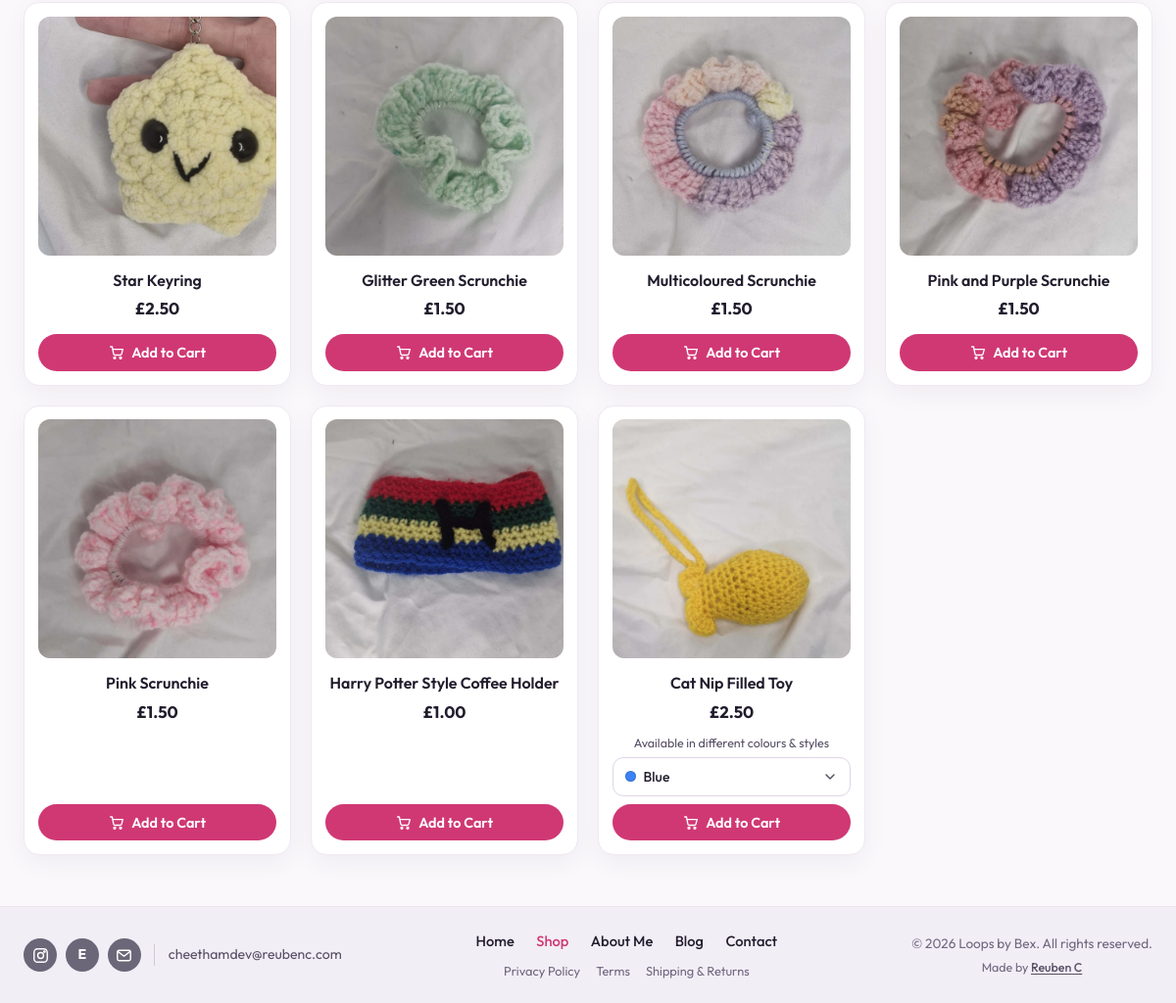
The page /shop (lower part) on the database as committed earlier.
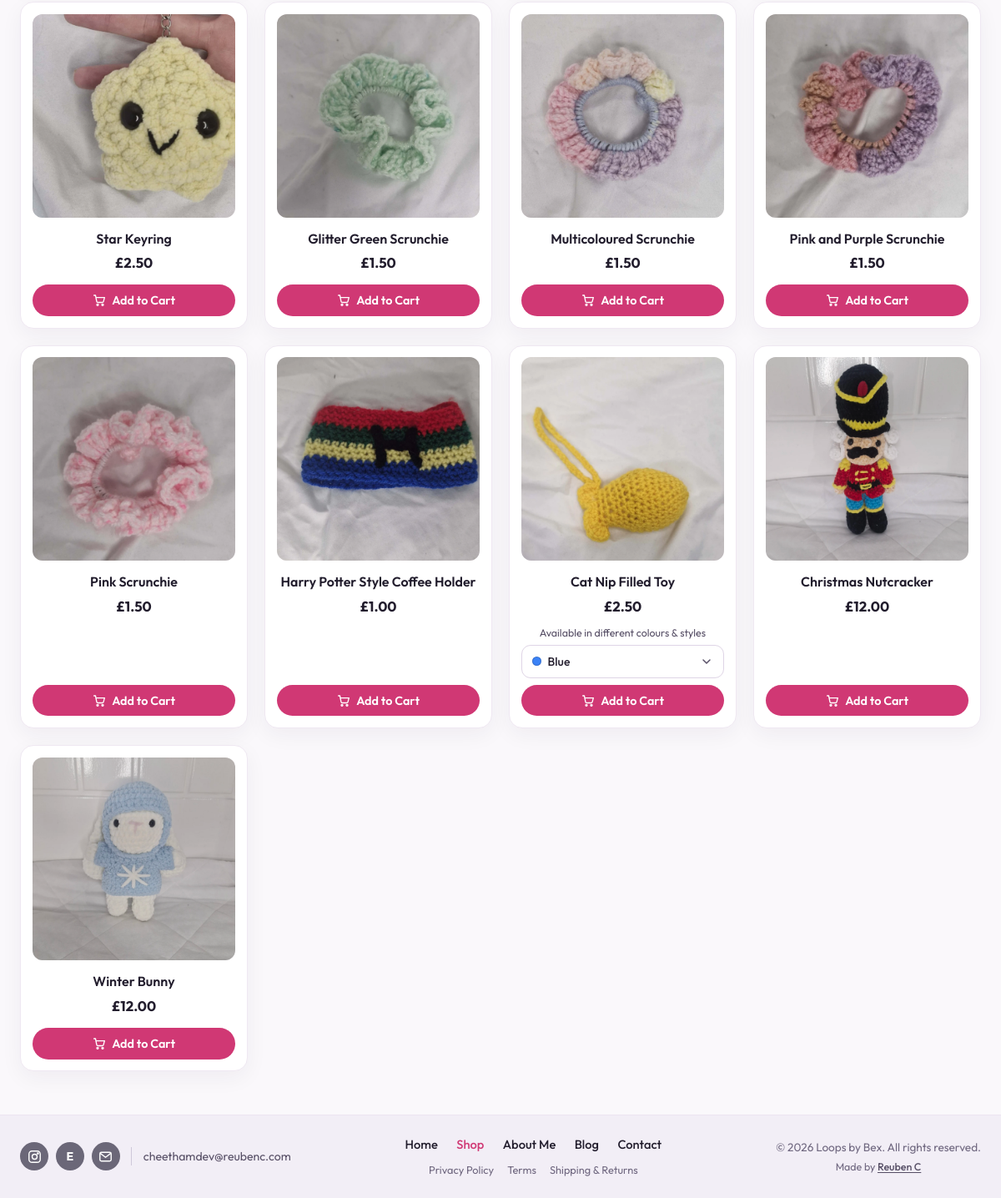
The same page on the database as committed later.
### tables this page shows
CREATE TABLE IF NOT EXISTS products (
    id INT UNSIGNED AUTO_INCREMENT PRIMARY KEY,
    slug VARCHAR(120) NOT NULL,
    name VARCHAR(160) NOT NULL,
    category VARCHAR(80) NOT NULL DEFAULT 'Plushies',
    short_description VARCHAR(255) NOT NULL DEFAULT '',
    description TEXT NOT NULL,
    price_pence INT UNSIGNED NOT NULL DEFAULT 0,
    image_path VARCHAR(255) NOT NULL,
    side_image_path VARCHAR(255) NOT NULL DEFAULT '',
    stock_qty INT UNSIGNED NOT NULL DEFAULT 1,
    is_featured_main TINYINT(1) NOT NULL DEFAULT 0,
    is_featured_sidebar TINYINT(1) NOT NULL DEFAULT 0,
    is_active TINYINT(1) NOT NULL DEFAULT 1,
    sort_order INT UNSIGNED NOT NULL DEFAULT 0,
    created_at TIMESTAMP NOT NULL DEFAULT CURRENT_TIMESTAMP,
    UNIQUE KEY uq_products_slug (slug),
    KEY idx_products_active_sort (is_active, sort_order)
);

### includes/catalog.php (called while the page is built, shortened)
<?php
function hidden_product_slugs(): array
{
    return [
        'elephant-dog-bandana',
        'emoji-dog-bandana',
        'jungle-blue-dog-bandana',
        'jungle-pink-dog-bandana',
        'swan-dog-bandana',
    ];
}
function get_all_products(?PDO $pdo): array
{
    $defaultsBySlug = [];
    foreach (default_placeholder_products() as $item) {
        $defaultsBySlug[$item['slug']] = $item;
    }
    if ($pdo instanceof PDO) {
        try {
            $hiddenSlugs = hidden_product_slugs();
            $hiddenPlaceholders = implode(', ', array_fill(0, count($hiddenSlugs), '?'));
            $stmt = $pdo->prepare(
                "SELECT * FROM products
                 WHERE is_active = 1
                   AND slug NOT LIKE 'placeholder-%'
                   AND slug NOT IN ($hiddenPlaceholders)
                 ORDER BY sort_order ASC, id ASC"
            );
            $stmt->execute($hiddenSlugs);
            $rows = $stmt->fetchAll();
            if (!empty($rows)) {
                return array_map(static function (array $row) use ($defaultsBySlug): array {
                    $slug = (string) ($row['slug'] ?? '');
                    $fallbackSide = $defaultsBySlug[$slug]['side_image_path'] ?? '';
                    $row['id'] = (int) $row['id'];
                    $row['price_pence'] = (int) $row['price_pence'];
                    $row['stock_qty'] = (int) $row['stock_qty'];
                    $row['is_featured_main'] = (int) $row['is_featured_main'];
                    $row['is_featured_sidebar'] = (int) $row['is_featured_sidebar'];
                    $row['side_image_path'] = trim((string) ($row['side_image_path'] ?? '')) !== ''
                        ? (string) $row['side_image_path']
                        : $fallbackSide;
                    $row['color_options'] = $defaultsBySlug[$slug]['color_options'] ?? [];
                    $makerNote = (string) ($defaultsBySlug[$slug]['maker_note'] ?? '');
                    $row['maker_note'] = $makerNote;
                    if ($makerNote !== '' && isset($defaultsBySlug[$slug]['description'])) {
                        $row['short_description'] = $defaultsBySlug[$slug]['short_description'];
                        $row['description'] = $defaultsBySlug[$slug]['description'];
                    }
                    return $row;
                }, $rows);
            }
        } catch (PDOException $e) {
            if (!str_contains(strtolower($e->getMessage()), 'no such table')) {
                error_log('catalog query fallback: ' . $e->getMessage());
            }
        }
    }
    return default_placeholder_products();
}
function product_is_sold(array $product): bool
{
    return (int) ($product['stock_qty'] ?? 0) <= 0;
}
function filter_products(array $products, string $query = '', string $category = ''): array
{
    $query = mb_strtolower(trim($query));
    $category = trim($category);
    return array_values(array_filter($products, static function (array $product) use ($query, $category): bool {
        if ($category !== '' && strcasecmp($product['category'], $category) !== 0) {
            return false;
        }
        if ($query !== '') {
            $haystack = mb_strtolower($product['name'] . ' ' . $product['category'] . ' ' . $product['short_description']);
            if (!str_contains($haystack, $query)) {
                return false;
            }
        }
        return true;
    }));
}

### includes/bootstrap.php (called while the page is built, shortened)
<?php
require_once __DIR__ . '/../config.php';
require_once __DIR__ . '/security.php';
if (is_file(__DIR__ . '/catalog.php')) {
    require_once __DIR__ . '/catalog.php';
}
function e(mixed $value): string
{
    return htmlspecialchars((string) $value, ENT_QUOTES | ENT_SUBSTITUTE, 'UTF-8');
}
function format_gbp(int $pence): string
{
    $negative = $pence < 0;
    $abs = abs($pence);
    return ($negative ? '-' : '') . '£' . number_format($abs / 100, 2, '.', ',');
}

### pages/shop.php (the view, shortened to what the rows shown need)
<?php
require_once __DIR__ . '/../includes/bootstrap.php';
$allProducts = get_all_products($pdo);
$selectedCategory = trim((string) ($_GET['category'] ?? ''));
$searchQuery = trim((string) ($_GET['q'] ?? ''));
$filteredProducts = filter_products($allProducts, $searchQuery, $selectedCategory);
require_once __DIR__ . '/../partials/header.php';
?>
<main class="site-main" id="main-content">
    <div class="site-container">
        <?php if (empty($filteredProducts)): ?>
            <div class="panel-card">
                <h2>No matching crochet items found</h2>
                <p>Try clearing your search filter or browsing all categories.</p>
                <p style="margin-top: 1rem;">
                    <a href="/shop" class="btn btn-primary btn-sm">Show All Products</a>
                </p>
            </div>
        <?php else: ?>
            <div class="shop-grid">
                <?php foreach ($filteredProducts as $product): ?>
                    <?php $isSold = product_is_sold($product); ?>
                    <article class="product-card<?php echo $isSold ? ' is-sold' : ''; ?>">
                        <a href="/product?slug=<?php echo urlencode($product['slug']); ?>" class="product-card-media<?php echo $isSold ? ' is-sold' : ''; ?>">
                            <img src="<?php echo e($product['image_path']); ?>" alt="<?php echo e($product['name']); ?>" width="320" height="256" loading="lazy">
                        </a>
                        <h2 class="product-card-title">
                            <a href="/product?slug=<?php echo urlencode($product['slug']); ?>"><?php echo e($product['name']); ?><?php echo $isSold ? ' — SOLD' : ''; ?></a>
                        </h2>
                        <p class="product-card-price"><?php echo e(format_gbp((int) $product['price_pence'])); ?></p>
                        <?php if (!empty($product['color_options']) && is_array($product['color_options'])): ?>
                            <p class="product-card-variant-note">Available in different colours &amp; styles</p>
                        <?php endif; ?>
                        <?php if ($isSold): ?>
                            <p class="product-sold-note"><?php echo e(product_sold_message($product)); ?></p>
                        <?php else: ?>
                            <form action="/cart-action.php" method="POST" class="product-card-form">
                                <button type="submit" class="btn btn-primary" aria-label="Add <?php echo e($product['name']); ?> to cart">
                                    <span>Add to Cart</span>
                                </button>
                            </form>
                        <?php endif; ?>
                    </article>
                <?php endforeach; ?>
            </div>
        <?php endif; ?>
    </div>
</main>
<?php require_once __DIR__ . '/../partials/footer.php'; ?>

Rows that differ between the two databases and show on the page:
added products: image_path (picture), name "Christmas Nutcracker", price_pence "£12.00"
added products: image_path (picture), name "Winter Bunny", price_pence "£12.00"
